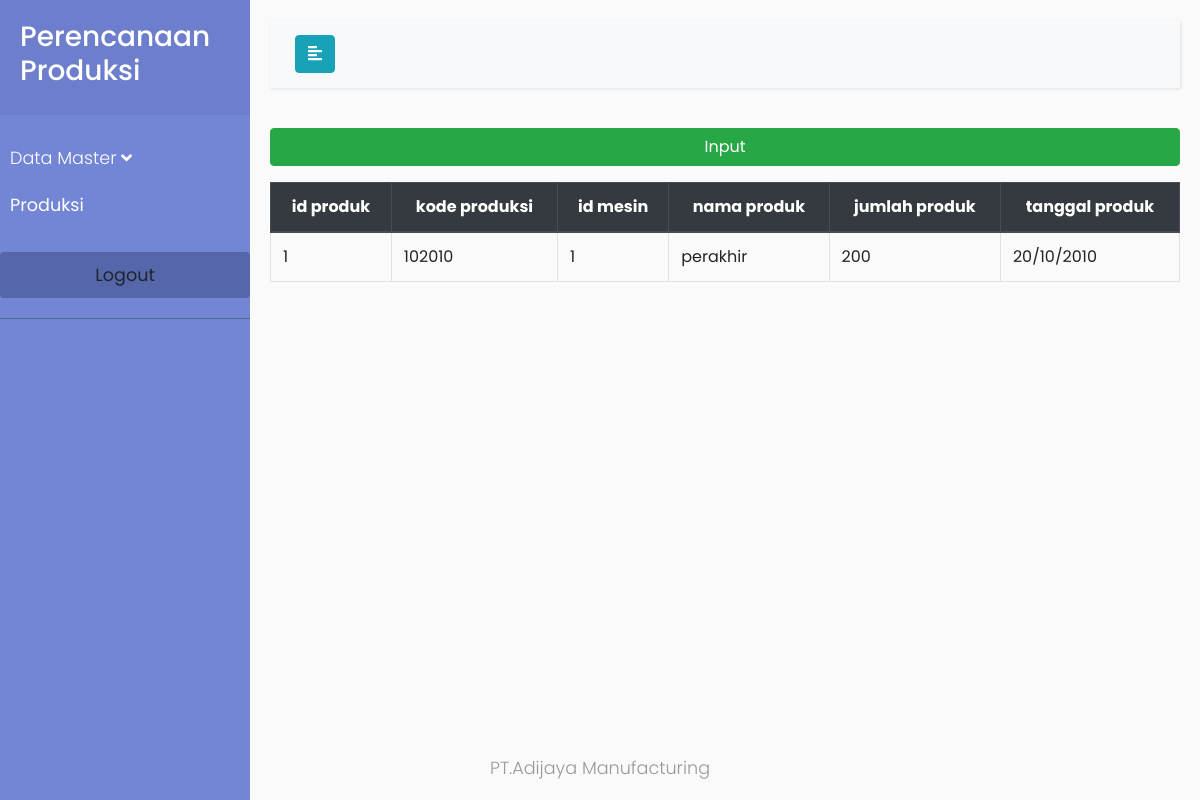
Page /produkjadi/index.php (signed in) on the committed database.
### tables this page shows
CREATE TABLE `produk_jadi` (
  `id_produk_jadi` int(50) NOT NULL,
  `kode_produksi` varchar(255) NOT NULL,
  `id_produk_setengah_jadi` int(50) NOT NULL,
  `id_mesin_produk_jadi` int(50) NOT NULL,
  `nama_produk_jadi` varchar(255) NOT NULL,
  `jumlah_produk_jadi` int(50) NOT NULL,
  `tanggal_produk_jadi` varchar(255) NOT NULL
);

### produkjadi/read.php (called while the page is built, shortened)
<?php
require_once("../config.php");
$sql = "SELECT * FROM produk_jadi";
	$read = $db->prepare($sql);
$read->execute();
$data_operator = $read->fetchAll();
?>

### produkjadi/index.php (the view, shortened to what this page needs)
<?php include "read.php" ?>
<!DOCTYPE html>
<html>
<head>
    <?php include "../head.php" ?>
</head>
<body>
    <div class="wrapper">
        <?php include "../sidebar.php"?>
        <div id="content">
            <?php include "../topbar.php" ?>
            <div>
                <button type="button" class="btn btn-success w-100 mb-3" data-toggle="modal" data-target="#modal_insert">
                  Input
              </button>
<table class="table table-bordered">
  <thead class="thead-dark text-center">
    <tr>
        <th scope="col">id produk</th>
        <th scope="col">kode produksi</th>
        <th scope="col">id mesin</th>
        <th scope="col">nama produk</th>
        <th scope="col">jumlah produk</th>
        <th scope="col">tanggal produk</th>
    </tr>
</thead>
<tbody>
    <?php
    if ($data_operator){
        foreach($data_operator as $data) {
            $id_produk = $data["id_produk_jadi"];
            $id_mesin = $data["id_mesin_produk_jadi"];
            $nama_produk = $data["nama_produk_jadi"];
            $jumlah_produk = $data["jumlah_produk_jadi"];
            $tanggal_produk = $data["tanggal_produk_jadi"];
            $kode_produksi = $data["kode_produksi"];
            echo '<tr>
            <td>'.$id_produk.'</td>
            <td>'.$kode_produksi.'</td>
            <td>'.$id_mesin.'</td>
            <td>'.$nama_produk.'</td>
            <td>'.$jumlah_produk.'</td>
            <td>'.$tanggal_produk.'</td>
            ';
        }
    }
    ?>
</tbody>
</table>
</div>
</div>
<?php include "../footer.php" ?>
</div>
</body>
</html>

### style.css (style rules this page uses)
body { font-family: 'Poppins', sans-serif; background: #fafafa; }
.wrapper { display: flex; width: 100%; align-items: stretch; }
#content { width: 100%; padding: 20px; min-height: 100vh; transition: all 0.3s; }

### rows in the picture
produk_jadi: id_produk_jadi "1", kode_produksi "102010", id_mesin_produk_jadi "1", nama_produk_jadi "perakhir", jumlah_produk_jadi "200", tanggal_produk_jadi "20/10/2010"

### other values in the picture
$APP_NAME "Perencanaan Produksi"
